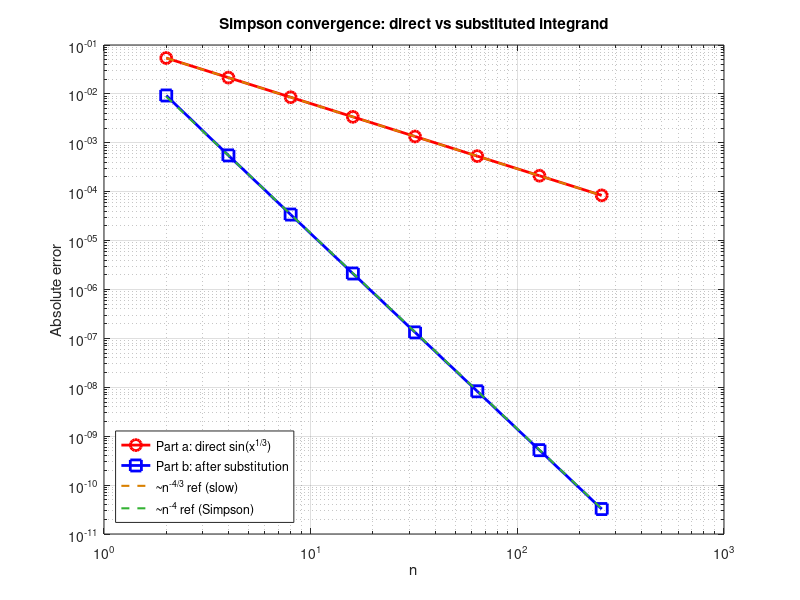

Reproduce this figure in MATLAB.
% lab10_5.m
% Optional: Simpson's rule on I = integral_0^1 sin(x^(1/3)) dx
% Part a: apply composite Simpson for n = 2,4,8,...,256, compute errors & ratios
% Part b: substitute t = x^(1/3) => x = t^3, dx = 3t^2 dt
%         I = integral_0^1 sin(t) * 3t^2 dt  (smooth integrand, no singularity)

clear; clc;

a = 0; b = 1;
f = @(x) sin(x.^(1/3));

%% Reference value via high-accuracy built-in
exact = integral(f, 0, 1, 'AbsTol', 1e-14, 'RelTol', 1e-14);
fprintf('Reference value of I: %.15f\n\n', exact);

ns = 2.^(1:8);  % n = 2, 4, 8, ..., 256
err_a = zeros(size(ns));

fprintf('=== Part a: Composite Simpson on sin(x^(1/3)) ===\n');
fprintf('%-6s %-20s %-15s\n', 'n', 'Approx', 'Error');
fprintf('%s\n', repmat('-',1,45));

for k = 1:length(ns)
    n = ns(k);
    h = (b - a) / n;
    xi = a:h:b;
    w = ones(1, n+1);
    w(2:2:end-1) = 4;
    w(3:2:end-2) = 2;
    Isimp = (h/3) * sum(w .* f(xi));
    err_a(k) = abs(Isimp - exact);
    fprintf('n=%-4d  %.15f  %.3e\n', n, Isimp, err_a(k));
end

fprintf('\n--- Error Ratios (err(n)/err(2n)) for Part a ---\n');
fprintf('%-12s %-12s\n', 'n -> 2n', 'Ratio');
fprintf('%s\n', repmat('-',1,26));
for k = 1:length(ns)-1
    fprintf('%4d -> %-4d   %.4f\n', ns(k), ns(k+1), err_a(k)/err_a(k+1));
end
fprintf('\nNote: ratios should be ~16 for smooth f, but sin(x^1/3) has\n');
fprintf('      derivative singularity at x=0, so convergence is much slower.\n\n');

%% Part b: substitution t = x^(1/3), so x=t^3, dx=3t^2 dt
% I = integral_0^1 sin(t) * 3*t^2 dt  (smooth integrand)
g = @(t) 3 * t.^2 .* sin(t);
exact_g = integral(g, 0, 1, 'AbsTol', 1e-14);

fprintf('=== Part b: After substitution t=x^(1/3): integral of 3t^2*sin(t) ===\n');
fprintf('Reference value: %.15f  (should match part a: %.15f)\n\n', exact_g, exact);

err_b = zeros(size(ns));

fprintf('%-6s %-20s %-15s\n', 'n', 'Approx', 'Error');
fprintf('%s\n', repmat('-',1,45));

for k = 1:length(ns)
    n = ns(k);
    h = 1 / n;
    ti = 0:h:1;
    w = ones(1, n+1);
    w(2:2:end-1) = 4;
    w(3:2:end-2) = 2;
    Isimp = (h/3) * sum(w .* g(ti));
    err_b(k) = abs(Isimp - exact);
    fprintf('n=%-4d  %.15f  %.3e\n', n, Isimp, err_b(k));
end

fprintf('\n--- Error Ratios (err(n)/err(2n)) for Part b ---\n');
fprintf('%-12s %-12s\n', 'n -> 2n', 'Ratio');
fprintf('%s\n', repmat('-',1,26));
for k = 1:length(ns)-1
    fprintf('%4d -> %-4d   %.4f\n', ns(k), ns(k+1), err_b(k)/err_b(k+1));
end
fprintf('\nNote: ratios should now be ~16 (theoretical for Simpson on smooth f).\n');

%% Log-log plot comparison
figure;
% Data lines: solid, thick, distinct colors
loglog(ns, err_a, 'r-o', 'LineWidth', 2, 'MarkerSize', 8, 'DisplayName', 'Part a: direct sin(x^{1/3})');
hold on;
loglog(ns, err_b, 'b-s', 'LineWidth', 2, 'MarkerSize', 8, 'DisplayName', 'Part b: after substitution');

% Reference lines: dashed, different colors from data lines
ref_line_a = err_a(1) * (ns(1)./ns).^(4/3);
ref_line_b = err_b(2) * (ns(2)./ns).^4;
loglog(ns, ref_line_a, '--', 'Color', [0.85 0.5 0], 'LineWidth', 1.5, 'DisplayName', '~n^{-4/3} ref (slow)');
loglog(ns, ref_line_b, '--', 'Color', [0.2 0.7 0.2], 'LineWidth', 1.5, 'DisplayName', '~n^{-4} ref (Simpson)');

xlabel('n'); ylabel('Absolute error');
title('Simpson convergence: direct vs substituted integrand');
legend('Location', 'southwest');
grid on;
